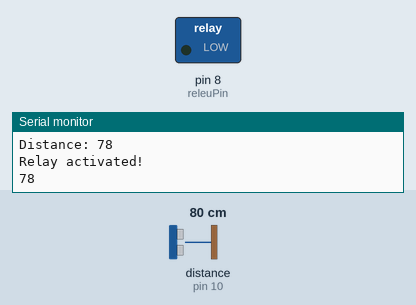
This sketch was run on a simulated Arduino Uno, built with avr-gcc and run on an emulated ATmega328P. Parts: switched loads named in the sketch (green lamp = pin HIGH), the last lines printed to the serial monitor. Wiring (inferred from the names in the program): ultrasonic range finder: trigger pin 9; echo pin 10. Inputs (shaded band) come from the test bench; at power-on: distance to the obstacle (sensor on pin 10) 80 cm. The echo pulse lasts 58.3 µs per cm; pins used as bus, display or sensor lines are not drawn.

Above: at 5.0 s.
At 10.2 s:
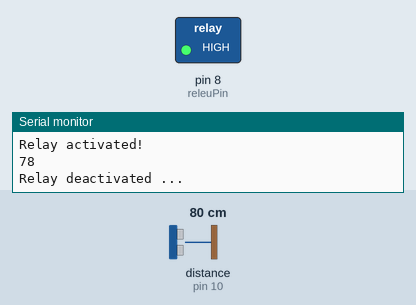
Timing chart, 0 to 13.7 s (numbered marks = the images above):
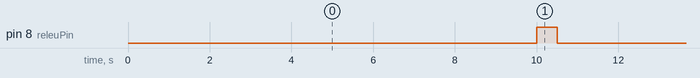

Measured:
- by itself, pin 8 (releuPin): alternates HIGH for 0.51 s and LOW for 10.0 s

The sketch:

arduino_one_meter_distance.ino
```cpp
 // defines pins numbers
const int trigPin = 9;   // Pin Trig Sensor
const int echoPin = 10;  // Pin Echo Sensor
const int releuPin = 8;  // Pin relay

 // defines variables
long duration;
int distance;

void setup() {
  pinMode(trigPin, OUTPUT); // Sets the trigPin as an Output
  pinMode(echoPin, INPUT);  // Sets the echoPin as an Input
  pinMode(releuPin, OUTPUT); // Sets the pin for the relay as an Output
  digitalWrite(releuPin, LOW); // Initializarea cu starea dezactivata (LOW)
  Serial.begin(9600); // Starts the serial communication
}

void loop() {
 // Clears the trigPin
  digitalWrite(trigPin, LOW);
  delayMicroseconds(2);
 // Sets the trigPin on HIGH state for 10 microseconds
  digitalWrite(trigPin, HIGH);
  delayMicroseconds(10);
  digitalWrite(trigPin, LOW);
 // Reads the echoPin, returns the sound wave travel time in microseconds
  duration = pulseIn(echoPin, HIGH);
 // Calculating the distance
  distance = duration * 0.034 / 2;
 // Prints the distance on the Serial Monitor
  Serial.print("Distance: ");
  Serial.println(distance);

  // Check if someone is within 1 meter (100 cm)
  if (distance <= 100) {
  // Activate the relay
    digitalWrite(releuPin, LOW);
    Serial.println("Relay activated!");
    Serial.println(distance);
  // Change time after relay activation defaulth 10 seconds
	delay(10000);  // Change time after relay activation defaulth 10 seconds
  // Deactivate the relay
    digitalWrite(releuPin, HIGH);
    Serial.println("Relay deactivated ...");
  }
  // Wait to avoid repeated distance readings
  delay(500);
}
```
